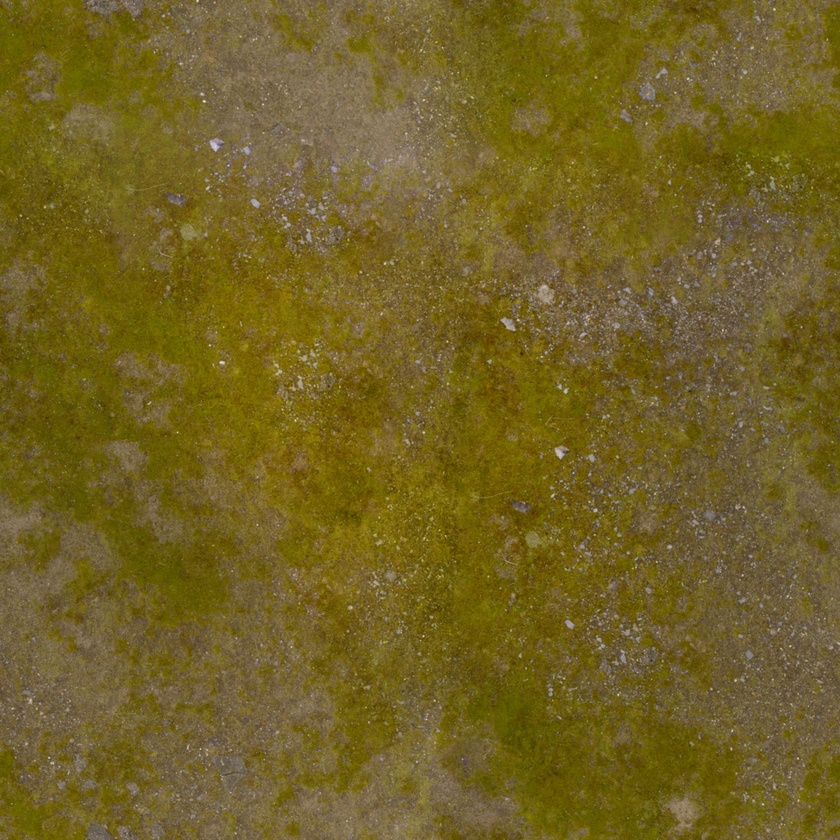
#> input picture art/generated/3d/polyhaven/aerial_grass_rock_diff_1k.jpg, 840 x 840 px, shrunk from 1024 x 1024 before the run
$ python -i pipoya.py   (imports and definitions only)
#> lines starting #> are read from the running program, lines starting #| are printed output that depends on the picture
#> further down, picture is the input picture: PIL image 840x840 RGB; mean R, G, B 113.8, 97.2, 36.6
"""Cut the Pipoya tileset into the pieces the map uses. Runs OUTSIDE Blender.

    .venv-art/bin/python art/pipoya.py   ->  art/generated/terrain/  and
                                             art/generated/pipoya/

WHY PIPOYA AND NOT KENNEY, FOR EVERYTHING ON THE GROUND
-----------------------------------------------------------------------------
Kenney's medieval pack was the whole map for a day and lost the job on two
points, neither of them about which pack is "better".

FIRST, THE THINGS THAT MATTER MOST HERE ARE THE THINGS IT IS WEAKEST AT. The two
buildings this economy is actually about are the farm and the mine. Kenney offers
a windmill and a small grey ramp; Pipoya offers a farmhouse with a ploughed field
beside it and a rock face with a timbered adit cut into it. One pair says "farm"
and "mine" without a caption and the other does not. Its trees are better too,
and there are three sizes of them.

SECOND, MIXING THEM IS WORSE THAN EITHER. Pipoya is painterly -- soft shading, no
keyline; Kenney is flat fills with a hard dark outline. Ground against buildings
that clash is tolerable, because ground is background. Buildings against
buildings is not: a Kenney barn beside a Pipoya farmhouse reads as two games in
one window, and the Kenney one also looks oversized, being drawn on a 64px canvas
against Pipoya's 48px.

WHAT PIPOYA CANNOT DO, AND WHAT IS DONE ABOUT IT
-----------------------------------------------------------------------------
It is an OVERWORLD set. Most of the sheet is castles, fortresses and whole towns
drawn as single landmarks, and there are NO CHARACTERS in it at all. Roughly
fourteen of its tiles are ordinary standalone buildings, which is enough for ten
business types, though a few of the assignments below are generic rather than
literal -- there is no forge and no market stall in it.

People are still Kenney's unit grid, and that is the one clash left standing.
The fix is Pipoya's own free character sprites, a separate pack by the same
artist: same style, 32x32, and four-directional WALK CYCLES, which would also
give back the facings that were lost when the Meshy characters were dropped.
Until those are downloaded the Kenney units stand in.

THE SHEETS ARE AUTOTILES, WHICH IS WHY THE TERRAIN HALF EXISTS
-----------------------------------------------------------------------------
An RPG Maker autotile is a kit of edges, corners and interiors meant to be
assembled by an engine that knows which neighbours match. This map draws smooth
polyline roads and an even parcel grid, neither of which lands on autotile
boundaries, so the kit is not usable as shipped. What IS usable is each terrain's
interior fill, found here without hand-picking coordinates from six different
sheet layouts: it is the most UNIFORM fully-opaque tile on the sheet. An edge
piece has grass on one side and water on the other and scores badly; the interior
is flat and scores best.
"""

from __future__ import annotations

from pathlib import Path

from PIL import Image, ImageEnhance, ImageStat

ROOT = Path(__file__).resolve().parent.parent
PIPOYA = ROOT / "Pipoya RPG World Tileset 48x48 40x40 32x32" / "48x48"
AUTOTILES = PIPOYA / "[A]_type3"
SHEET = PIPOYA / "pipo-map001.png"

TERRAIN_OUT = ROOT / "art" / "generated" / "terrain"
OBJECT_OUT = ROOT / "art" / "generated" / "pipoya"

TILE = 48

# ---------------------------------------------------------------------------
# BRIGHTNESS
# ---------------------------------------------------------------------------
#
# Pipoya draws for a muted, naturalistic overworld: its grass reads #5c8141, a
# dark olive. Beside the reference art this map is aiming at -- flat lime lawns,
# bright sand paths, a clear blue river -- it looks like dusk.
#
# LIFTED AT EXTRACTION, NOT IN THE RENDERER. Every consumer then gets the same
# colours: the 2D map, anything drawn on a canvas later, and the eventual 3D
# scene. Doing it in a canvas filter would have brightened only whatever happened
# to be drawn through that filter, and the sprites would drift apart from the
# ground the first time somebody added a layer.
#
# Everything gets the same lift so nothing separates from anything else. Grass
# additionally rolls a little toward yellow, because "brighter green" in this
# style means more lime rather than more emerald, and saturation alone takes it
# toward emerald.
SATURATION = 1.30
BRIGHTNESS = 1.34

# Per-terrain overrides, because "brighter" means different things to grass and
# to water and a single global lift gets neither right. Hue is in Pillow's HSV
# units (0-255 for the full circle), NOT degrees; negative runs green toward
# yellow and blue toward cyan.
#
# Grass needs the hue roll as much as the lift: saturating a green pushes it
# toward emerald, and the look being copied is LIME. Water needs the most
# saturation of anything here -- Pipoya's river is a naturalistic grey-blue and
# reads as mud once the grass around it gets bright.
TUNE = {                     # label: (saturation, brightness, hue shift)
    "grass":  (1.34, 1.52, -5),
    "water":  (1.85, 1.42, -4),
    "forest": (1.30, 1.40, -4),
    "earth":  (1.20, 1.30,  0),
    "sand":   (1.15, 1.20,  0),
    "rock":   (1.25, 1.35,  0),
}


def brighten(im: Image.Image, label: str = "") -> Image.Image:
    """Lift an extracted tile toward the reference palette."""
#> called with label = ''
    saturation, brightness, hue_shift = TUNE.get(
        label, (SATURATION, BRIGHTNESS, 0)
    )
    rgb = Image.merge("RGB", im.split()[:3])
    if hue_shift:
        h, s, v = rgb.convert("HSV").split()
        h = h.point(lambda x: (x + hue_shift) % 256)
        rgb = Image.merge("HSV", (h, s, v)).convert("RGB")
    rgb = ImageEnhance.Color(rgb).enhance(saturation)
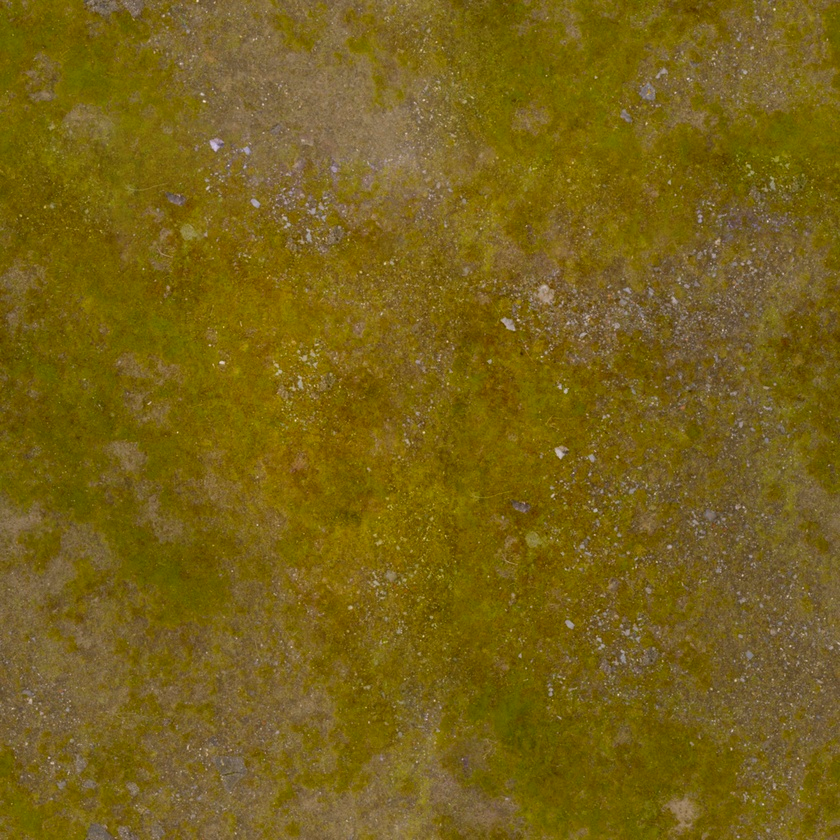
#> rgb: PIL image 840x840 RGB; mean R, G, B 119, 97.3, 24
    rgb = ImageEnhance.Brightness(rgb).enhance(brightness)
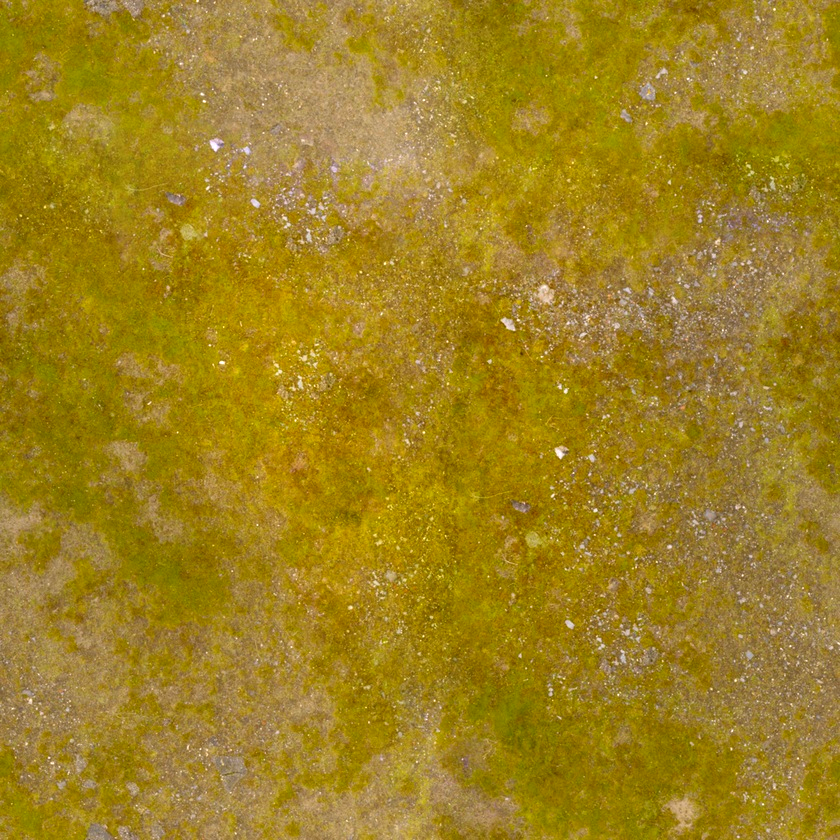
#> rgb: PIL image 840x840 RGB; mean R, G, B 159, 129.9, 31.9
#> (the run stopped early here; a loop or call above may not have finished)

$ run again, on art/generated/buildings/mining-farming-equipment-store.png
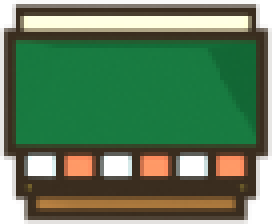
#> input picture art/generated/buildings/mining-farming-equipment-store.png, 68 x 56 px (shown 4 times larger)
#> picture is the input picture: PIL image 68x56 RGBA; mean R, G, B, A 68.4, 98.2, 63.6, 227.1
#> in brighten, `rgb = ImageEnhance.Brightness(rgb).enhance(brightness)`:
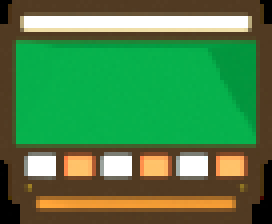
#> rgb: PIL image 68x56 RGB (shown 4 times larger); mean R, G, B 75.1, 129.5, 71.6
#> in brighten, `return Image.merge("RGBA", (*rgb.split(), im.split()[3]))`:
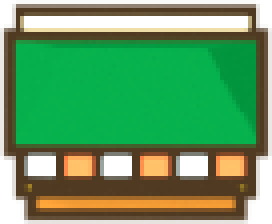
#> returned value: PIL image 68x56 RGBA (shown 4 times larger); mean R, G, B, A 75.1, 129.5, 71.6, 227.1; transparent parts drawn white
